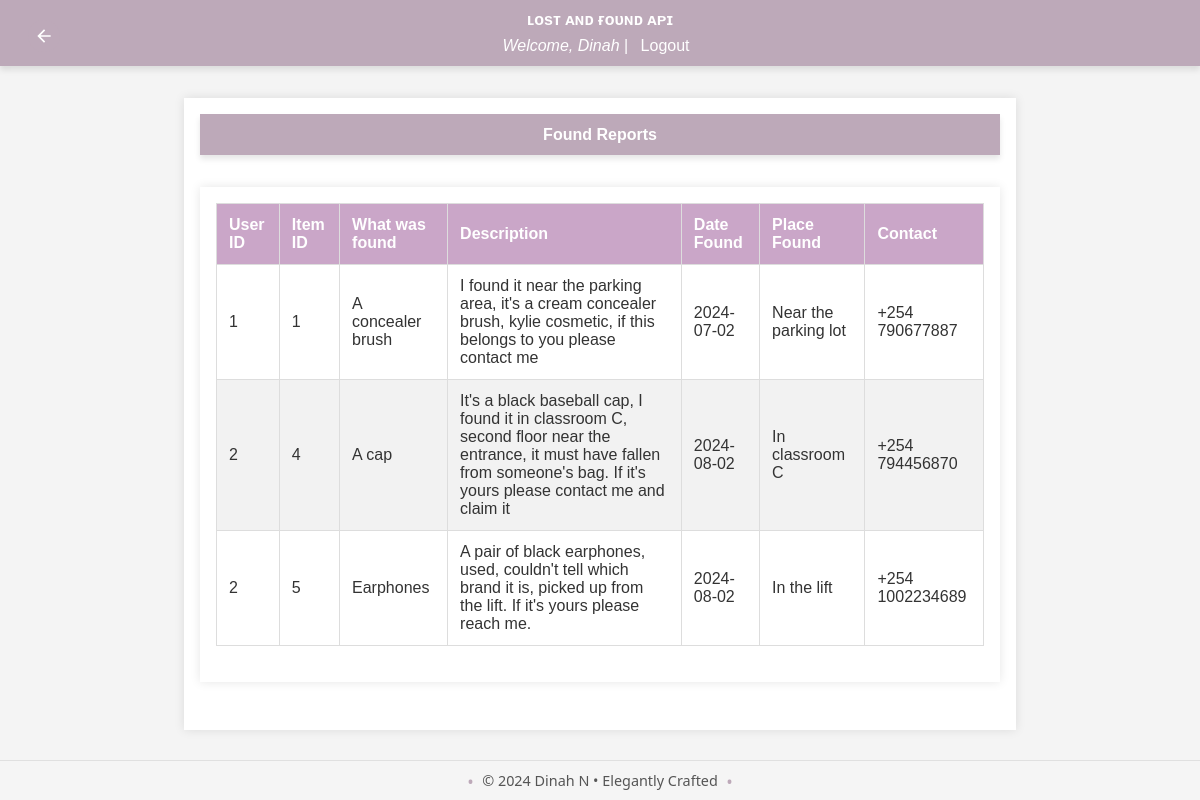
Page /admin/reports/found (signed in) on the committed database.
### app/models/user.py (models this page shows, shortened)
class User(db.Model, UserMixin):
    id = db.Column(db.Integer, primary_key=True)
    username = db.Column(db.String(150), unique=True, nullable=False)
    email = db.Column(db.String(150), unique=True, nullable=False)
    password_hash = db.Column(db.String(150), nullable=False)
    role = db.Column(db.String(50), nullable=False, default='user')
    lost_reports = db.relationship('LostReport', back_populates='user', lazy=True)
    found_reports = db.relationship('FoundReport', back_populates='user', lazy=True)
    claims = db.relationship('Claim', back_populates='claim_user', lazy=True)
    rewards_received = db.relationship('Reward', foreign_keys='Reward.receiver_id', back_populates='receiver', lazy=True)
    rewards_paid = db.relationship('Reward', foreign_keys='Reward.payer_id', back_populates='payer', lazy=True)
    reset_tokens = db.relationship('PasswordResetToken', back_populates='user', lazy=True)
    comments = db.relationship('Comment', back_populates='user')
    @property
    def password(self):
        raise AttributeError('password is not a readable attribute')

### app/models/found_report.py (models this page shows, shortened)
class FoundReport(db.Model):
    id = db.Column(db.Integer, primary_key=True)
    user_id = db.Column(db.Integer, db.ForeignKey('user.id'), nullable=False)
    item_id = db.Column(db.Integer, db.ForeignKey('item.id'), nullable=False)
    item_name = db.Column(db.String(150), nullable=True)
    description = db.Column(db.String(255), nullable=True)
    date_found = db.Column(db.Date, nullable=False)
    time_found = db.Column(db.Time, nullable=False)
    primary_color = db.Column(db.String(50), nullable=True)
    secondary_color = db.Column(db.String(50), nullable=True)
    place_found = db.Column(db.String(255), nullable=False)
    upload_image = db.Column(db.String(250), nullable=True)
    contact = db.Column(db.String(255), nullable=True)  # Contact information
    user = db.relationship('User', back_populates='found_reports')
    item = db.relationship('Item', back_populates='found_reports')
    claims = db.relationship('Claim', back_populates='found_report')
    rewards = db.relationship('Reward', back_populates='found_report')

### app/routes/admin.py (the view)
@bp.route('/reports/found', methods=['GET'])
@login_required
@admin_required
def view_found_reports():
    try:
        found_reports = FoundReport.query.all()
        return render_template('view_found_reports.html', found_reports=found_reports)
    except Exception as e:
        flash(f'Error: {str(e)}', 'error')
        return redirect(url_for('admin.dashboard'))

### app/__init__.py (called while the page is built)
def create_app():
    app = Flask(__name__)
    load_dotenv()
    app.config['SECRET_KEY'] = os.environ.get('FLASK_SECRET_KEY', secrets.token_hex(16))
    app.config.from_object('config.Config')
    app.config.from_pyfile('config.py', silent=True)
    register_extensions(app)
    register_blueprints(app)
    configure_cors(app)
    @app.before_request
    def method_override():
        if request.method == 'POST':
            method = request.form.get('_method')
            if method:
                method = method.upper()
                if method in ['PUT', 'DELETE']:
                    request.environ['REQUEST_METHOD'] = method
    return app

def register_extensions(app):
    db.init_app(app)
    migrate.init_app(app, db)
    bcrypt.init_app(app)
    login_manager.init_app(app)
    mail.init_app(app)
    @login_manager.user_loader
    def load_user(user_id):
        return user.User.query.get(int(user_id))

### app/templates/view_found_reports.html (shortened to what this page needs)
{% extends "base.html" %}
{% block content %}
<header>
    <a href="{{ url_for('admin.dashboard') }}" class="back-button" title="Back to Dashboard">
        <svg xmlns="http://www.w3.org/2000/svg" viewBox="0 0 24 24" fill="currentColor" width="24" height="24">
            <path d="M20 11H7.83l5.59-5.59L12 4l-8 8 8 8 1.41-1.41L7.83 13H20v-2z"/>
        </svg>
    </a>
    <h1>Found Reports</h1>
</header>
<main>
    <table>
        <thead>
            <tr>
                <th>User ID</th>
                <th>Item ID</th>
                <th>What was found</th>
                <th>Description</th>
                <th>Date Found</th>
                <th>Place Found</th>
                <th>Contact</th>
            </tr>
        </thead>
        <tbody>
            {% for report in found_reports %}
            <tr>
                <td>{{ report.user_id }}</td>
                <td>{{ report.item_id }}</td>
                <td>{{ report.item_name }}</td>
                <td>{{ report.description }}</td>
                <td>{{ report.date_found }}</td>
                <td>{{ report.place_found }}</td>
                <td>{{ report.contact}}</td>
            </tr>
            {% endfor %}
        </tbody>
    </table>
</main>
{% endblock %}

### app/templates/base.html (shortened to what this page needs)
<!DOCTYPE html>
<html lang="en">
<head>
    <link rel="stylesheet" href="{{ url_for('static', filename='styles.css') }}">
</head>
<body>
    <header>
        <h1>ʟᴏsᴛ ᴀɴᴅ ғᴏᴜɴᴅ ᴀᴘɪ</h1>
        {% if current_user.is_authenticated %}
            <p><i>Welcome, {{ current_user.username }}</i> | <a href="{{ url_for('auth.logout') }}">Logout</a></p>
        {% else %}
            <p>
                <a href="{{ url_for('auth.login') }}">Login</a> |
                <a href="{{ url_for('auth.register') }}">Sign Up</a>
            </p>
        {% endif %}
    </header>
    <main>
        {% block content %}{% endblock %}
    </main>
    <footer>
        <p>&copy; 2024 Dinah N • Elegantly Crafted</p>
    </footer>
</body>
</html>

### app/static/styles.css (style rules this page uses)
body { font-family: 'Roboto', sans-serif; margin: 0; padding: 0; background-color: #f9f9f9; color: #333; }
.back-button { position: absolute; top: 20px; left: 20px; background-color: #bda9b9; color: white; width: 32px; height: 32px; border-radius: 50%; display: flex; justify-content: center; align-items: center; text-decoration: none; transition: background-color 0.3s ease; }
.back-button svg { width: 20px; height: 20px; }
header { background-color: #e7cbe1; color: #ecf0f1; padding: 20px 0; box-shadow: 0 4px 6px rgba(0, 0, 0, 0.1); }
header h1 { margin: 0; text-align: center; font-size: 1.0rem; }
main { padding: 40px; max-width: 1200px; margin: 0 auto; }
footer { background-color: #e7cbe1; color: #ecf0f1; text-align: center; padding: 20px 0; position: fixed; bottom: 0; width: 100%; }
table { width: 100%; border-collapse: collapse; margin-bottom: 20px; }
table th, table td { padding: 12px; border: 1px solid #ddd; text-align: left; }
table th { background-color: #caa6c8; color: #fff; }
table tr:nth-child(even) { background-color: #f2f2f2; }

### app/templates/base.html (style rules this page uses)
body { font-family: Arial, sans-serif; background-color: #f4f4f4; margin: 0; padding: 0; }
header { background-color: #bda9b9; color: white; padding: 0.7rem; text-align: center; }
header p { margin: 0.5rem 0 0; }
header a { color: white; text-decoration: none; margin: 0 0.5rem; }
main { max-width: 800px; margin: 2rem auto; padding: 1rem; background-color: white; box-shadow: 0 0 10px rgba(0, 0, 0, 0.1); }
footer { background-color: whitesmoke; text-align: center; padding: 10px 0; font-family: 'Segoe UI', Tahoma, Geneva, Verdana, sans-serif; font-size: 0.9em; color: #555; border-top: 1px solid #e0e0e0; }
footer p { margin: 0; display: inline-block; position: relative; }
footer p::before, footer p::after { content: "•"; color: #bda9b9; font-size: 1.2em; position: absolute; top: 50%; transform: translateY(-50%); }
footer p::before { left: -15px; }
footer p::after { right: -15px; }

### rows in the picture
User: username "Dinah"
FoundReport: user_id "1", item_id "1", item_name "A concealer brush", description "I found it near the parking area, it's a cream concealer brush, kylie cosmetic, if this belongs to you please contact me", date_found "2024-07-02", place_found "Near the parking lot", contact "+254 790677887"
FoundReport: user_id "2", item_id "4", item_name "A cap", description "It's a black baseball cap, I found it in classroom C, second floor near the entrance, it must have fallen from someone's bag. If it's yours please contact me and claim it", date_found "2024-08-02", place_found "In classroom C", contact "+254 794456870"
FoundReport: user_id "2", item_id "5", item_name "Earphones", description "A pair of black earphones, used, couldn't tell which brand it is, picked up from the lift. If it's yours please reach me.", date_found "2024-08-02", place_found "In the lift", contact "+254 1002234689"
